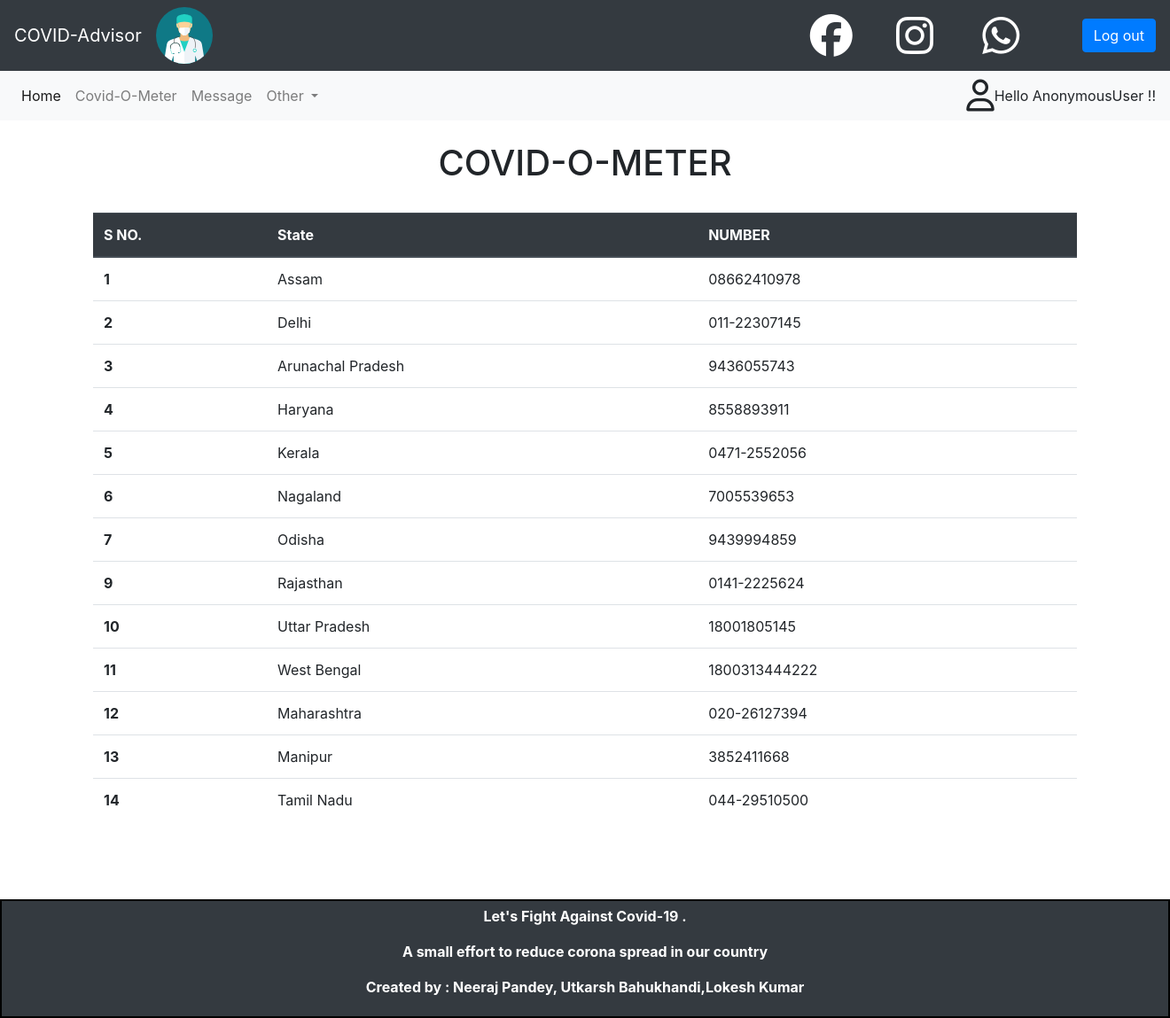
Page /h_no/ on the committed database.
### mysite/models.py (models this page shows, shortened)
class helpline_data(models.Model):
    s_no=models.CharField(max_length=20,default="")
    State_name=models.CharField(max_length=20,default="")
    Helpline_no=models.CharField(max_length=20,default="")

### mysite/views.py (the view)
# urls.py: path("h_no/",views.h_no,name='h_no'),
def h_no(request):
    Data=helpline_data.objects.all()
    n=len(Data)
    params={'Data':Data,'n_r':n,'nrow':range(n)}
    return render(request,'h_no.html',params)

### mysite/templates/h_no.html (shortened to what this page needs)
{% extends 'basic.html' %}
{% block body %}
{% load static %}
<nav class="navbar navbar-expand-lg navbar-light bg-light sticky" >
  <div class="collapse navbar-collapse" id="navbarTogglerDemo03" >
    <ul class="navbar-nav mr-auto mt-2 mt-lg-0">
      <li class="nav-item active">
        <a class="nav-link" href="/home/">Home</a>
      </li>
      <li class="nav-item">
        <a class="nav-link" href="/meter/">Covid-O-Meter</a>
      </li>
      <li class="nav-item">
          <a class="nav-link" href="/message/">Message</a>
        </li>
      <li class="nav-item dropdown">
          <a class="nav-link dropdown-toggle" href="#" id="navbarDropdownMenuLink" role="button" data-toggle="dropdown" aria-haspopup="true" aria-expanded="false">
            Other
          </a>
        </li>
    </ul>
    <i class='far fa-user' style='font-size:36px;'></i>
    <div>Hello {{user}} !!</div>
  </div>
</nav>
    <br>
<div class="container" style="text-align:center;">
    <h1>COVID-O-METER</h1>
</div>
  <br>
<div class='container'>
    <table class="table">
        <thead class="thead-dark">
          <tr>
            <th scope="col">S NO.</th>
            <th scope="col">State</th>
            <th scope="col">NUMBER</th>
          </tr>
        </thead>
        <tbody>
          {% for i in Data|slice:"0:" %}
          <tr>
            <th scope="row">{{i.s_no}}</th>
            <td>{{i.State_name}}</td>
            <td>{{i.Helpline_no}}</td>
          {% endfor %}
          </tr>
        </tbody>
      </table>
</div>
{% endblock %}

### mysite/templates/basic.html (style rules this page uses)
a { list-style-type: none; cursor:pointer; opacity:1; }

### rows in the picture
helpline_data: s_no "1", State_name "Assam", Helpline_no "08662410978"
helpline_data: s_no "2", State_name "Delhi", Helpline_no "011-22307145"
helpline_data: s_no "3", State_name "Arunachal Pradesh", Helpline_no "9436055743"
helpline_data: s_no "4", State_name "Haryana", Helpline_no "8558893911"
helpline_data: s_no "5", State_name "Kerala", Helpline_no "0471-2552056"
helpline_data: s_no "6", State_name "Nagaland", Helpline_no "7005539653"
helpline_data: s_no "7", State_name "Odisha", Helpline_no "9439994859"
helpline_data: s_no "9", State_name "Rajasthan", Helpline_no "0141-2225624"
helpline_data: s_no "10", State_name "Uttar Pradesh", Helpline_no "18001805145"
helpline_data: s_no "11", State_name "West Bengal", Helpline_no "1800313444222"
helpline_data: s_no "12", State_name "Maharashtra", Helpline_no "020-26127394"
helpline_data: s_no "13", State_name "Manipur", Helpline_no "3852411668"
helpline_data: s_no "14", State_name "Tamil Nadu", Helpline_no "044-29510500"

### other values in the picture
{{ user }} "AnonymousUser"
